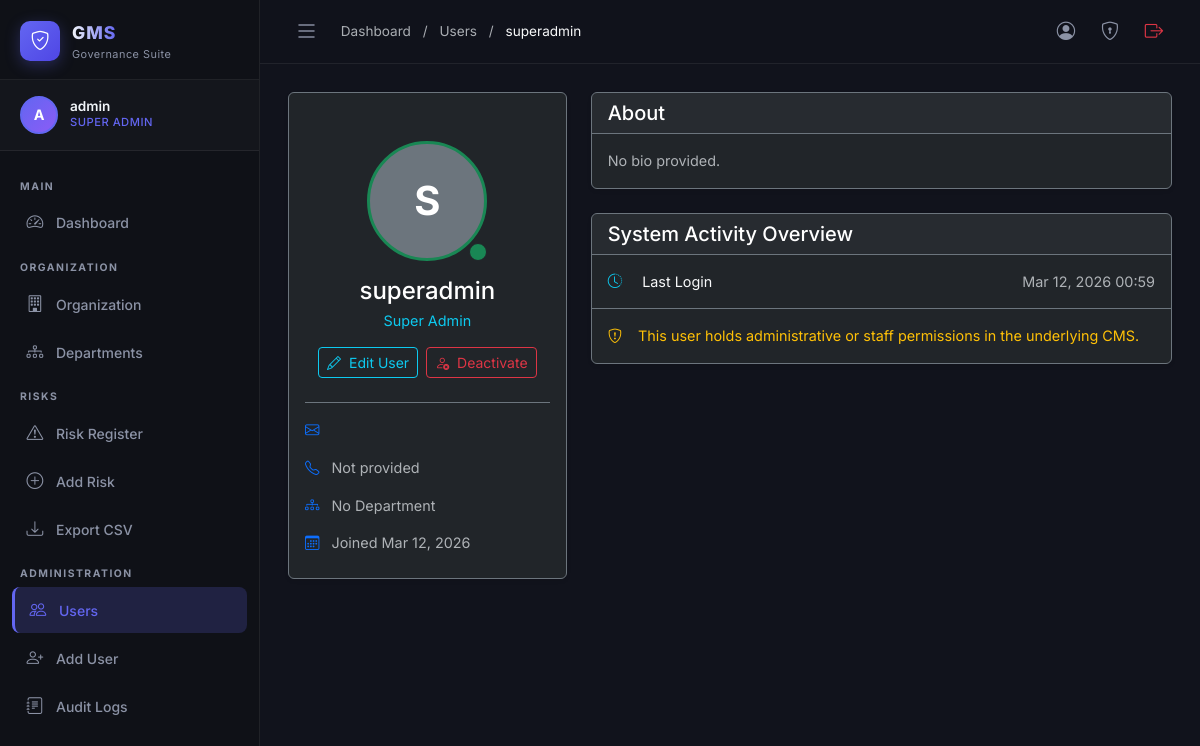
The app's page /accounts/users/2/ (signed in) with its own data.
### accounts/models.py (models this page shows, shortened)
class User(AbstractUser):
    role = models.CharField(
        max_length=20,
        choices=Role.choices,
        default=Role.USER,
    )
    department = models.ForeignKey(
        'organization.Department',
        on_delete=models.SET_NULL,
        null=True,
        blank=True,
        related_name='members',
    )
    profile_image = models.ImageField(
        upload_to='profiles/',
        blank=True,
        null=True,
    )
    phone = models.CharField(max_length=20, blank=True)
    bio = models.TextField(blank=True)
    is_active = models.BooleanField(default=True)
    @property
    def is_super_admin(self):
        return self.role == Role.SUPER_ADMIN
    @property
    def can_manage_risks(self):
        return self.role in [Role.SUPER_ADMIN, Role.ADMIN, Role.DEPT_HEAD, Role.RISK_OFFICER]
    @property
    def can_manage_org(self):
        return self.role in [Role.SUPER_ADMIN, Role.ADMIN]

### accounts/views.py (the view)
# urls.py: path('users/<int:pk>/', views.UserDetailView.as_view(), name='user_detail'),
class UserDetailView(LoginRequiredMixin, DetailView):
    model = User
    template_name = 'accounts/user_detail.html'
    context_object_name = 'profile_user'

### templates/accounts/user_detail.html (shortened to what this page needs)
{% extends 'base.html' %}
{% block breadcrumb %}
<a href="{% url 'dashboard:index' %}" class="text-muted text-decoration-none">Dashboard</a>
<span class="text-muted mx-2">/</span>
<a href="{% url 'accounts:user_list' %}" class="text-muted text-decoration-none">Users</a>
<span class="text-muted mx-2">/</span>
<span class="text-light">{{ profile_user.username }}</span>
{% endblock %}
{% block content %}
<div class="row">
    <div class="col-xl-4 col-lg-5 mb-4">
        <div class="card bg-dark border-secondary shadow-sm h-100">
            <div class="card-body text-center pt-5">
                <div class="position-relative d-inline-block mb-3">
                    {% if profile_user.profile_image %}
                    <img src="{{ profile_user.profile_image.url }}" alt="{{ profile_user.username }}" class="rounded-circle border border-3 {% if profile_user.is_active %}border-success{% else %}border-danger{% endif %}" style="width: 120px; height: 120px; object-fit: cover;">
                    {% else %}
                    <div class="rounded-circle bg-secondary d-flex align-items-center justify-content-center mx-auto border border-3 {% if profile_user.is_active %}border-success{% else %}border-danger{% endif %}" style="width: 120px; height: 120px;">
                        <span class="fs-1 fw-bold text-white">{{ profile_user.username|first|upper }}</span>
                    </div>
                    {% endif %}
                    <span class="position-absolute bottom-0 end-0 p-2 bg-{% if profile_user.is_active %}success{% else %}danger{% endif %} border border-dark rounded-circle" title="{% if profile_user.is_active %}Active{% else %}Inactive{% endif %} account">
                    </span>
                </div>
                <h4 class="text-white mb-1">{{ profile_user.get_full_name|default:profile_user.username }}</h4>
                <p class="text-info mb-3">{{ profile_user.get_role_display }}</p>
                {% if request.user.is_super_admin or profile_user == request.user %}
                <div class="d-flex justify-content-center gap-2 mb-4">
                    <a href="{% url 'accounts:user_update' profile_user.pk %}" class="btn btn-sm btn-outline-info">
                        <i class="bi bi-pencil me-1"></i> Edit User
                    </a>
                    {% if profile_user != request.user and profile_user.is_active and request.user.is_super_admin %}
                    <a href="{% url 'accounts:user_delete' profile_user.pk %}" class="btn btn-sm btn-outline-danger">
                        <i class="bi bi-person-x me-1"></i> Deactivate
                    </a>
                    {% endif %}
                </div>
                {% endif %}
                <ul class="list-group list-group-flush text-start bg-transparent border-top border-secondary pt-2">
                    <li class="list-group-item bg-transparent border-0 px-0 text-muted">
                        <i class="bi bi-envelope me-2 text-primary"></i> <a href="mailto:{{ profile_user.email }}" class="text-info text-decoration-none">{{ profile_user.email }}</a>
                    </li>
                    <li class="list-group-item bg-transparent border-0 px-0 text-muted">
                        <i class="bi bi-telephone me-2 text-primary"></i> {{ profile_user.phone|default:"Not provided" }}
                    </li>
                    <li class="list-group-item bg-transparent border-0 px-0 text-muted">
                        <i class="bi bi-diagram-3 me-2 text-primary"></i>
                        {% if profile_user.department %}
                            <a href="{% url 'organization:dept_detail' profile_user.department.pk %}" class="text-info text-decoration-none">{{ profile_user.department.name }}</a>
                        {% else %}
                            No Department
                        {% endif %}
                    </li>
                    <li class="list-group-item bg-transparent border-0 px-0 text-muted">
                        <i class="bi bi-calendar3 me-2 text-primary"></i> Joined {{ profile_user.date_joined|date:"M d, Y" }}
                    </li>
                </ul>
            </div>
        </div>
    </div>
    <div class="col-xl-8 col-lg-7 mb-4">
        <div class="card bg-dark border-secondary shadow-sm mb-4">
            <div class="card-header border-secondary">
                <h5 class="card-title text-white mb-0">About</h5>
            </div>
            <div class="card-body">
                {% if profile_user.bio %}
                    <p class="text-light">{{ profile_user.bio|linebreaks }}</p>
                {% else %}
                    <p class="text-muted font-italic mb-0">No bio provided.</p>
                {% endif %}
            </div>
        </div>
        <div class="card bg-dark border-secondary shadow-sm">
            <div class="card-header border-secondary d-flex justify-content-between align-items-center">
                <h5 class="card-title text-white mb-0">System Activity Overview</h5>
            </div>
            <div class="card-body p-0">
                <div class="list-group list-group-flush bg-transparent">
                    <div class="list-group-item bg-transparent border-secondary text-light d-flex justify-content-between align-items-center py-3">
                        <div>
                            <i class="bi bi-clock-history text-info me-3"></i>
                            Last Login
                        </div>
                        <span class="text-muted">{{ profile_user.last_login|date:"M d, Y H:i"|default:"Never logged in" }}</span>
                    </div>
                    {% if profile_user.is_staff or profile_user.is_superuser %}
                    <div class="list-group-item bg-transparent border-secondary text-warning d-flex align-items-center py-3">
                        <i class="bi bi-shield-exclamation text-warning me-3"></i>
                        This user holds administrative or staff permissions in the underlying CMS.
                    </div>
                    {% endif %}
                </div>
            </div>
        </div>
    </div>
</div>
{% endblock %}

### templates/base.html (shortened to what this page needs)
{% load static %}
<!DOCTYPE html>
<html lang="en" data-bs-theme="dark">
<head>
  <link href="https://cdn.jsdelivr.net/npm/bootstrap@5.3.3/dist/css/bootstrap.min.css" rel="stylesheet" />
  <link href="https://cdn.jsdelivr.net/npm/bootstrap-icons@1.11.3/font/bootstrap-icons.css" rel="stylesheet" />
  <link href="{% static 'css/gms.css' %}" rel="stylesheet" />
</head>
<body>
{% if user.is_authenticated %}
<div class="sidebar" id="sidebar">
  <div class="sidebar-brand">
    <div class="sidebar-brand-icon">
      <i class="bi bi-shield-check"></i>
    </div>
    <div class="sidebar-brand-text">
      <span class="brand-title">GMS</span>
      <span class="brand-subtitle">Governance Suite</span>
    </div>
  </div>
  <div class="sidebar-user-card">
    <div class="sidebar-avatar">
      {% if user.profile_image %}
        <img src="{{ user.profile_image.url }}" alt="avatar" />
      {% else %}
        <span>{{ user.username|first|upper }}</span>
      {% endif %}
    </div>
    <div class="sidebar-user-info">
      <div class="sidebar-user-name">{{ user.get_full_name|default:user.username }}</div>
      <div class="sidebar-user-role">{{ user.get_role_display }}</div>
    </div>
  </div>
  <nav class="sidebar-nav">
    <div class="nav-section-label">Main</div>
    <a href="{% url 'dashboard:index' %}" class="nav-item {% if request.resolver_match.namespace == 'dashboard' %}active{% endif %}">
      <i class="bi bi-speedometer2"></i><span>Dashboard</span>
    </a>
    <div class="nav-section-label">Organization</div>
    <a href="{% url 'organization:org_detail' %}" class="nav-item {% if request.resolver_match.namespace == 'organization' and 'dept' not in request.resolver_match.url_name %}active{% endif %}">
      <i class="bi bi-building"></i><span>Organization</span>
    </a>
    <a href="{% url 'organization:dept_list' %}" class="nav-item {% if 'dept' in request.resolver_match.url_name|default:'' %}active{% endif %}">
      <i class="bi bi-diagram-3"></i><span>Departments</span>
    </a>
    <div class="nav-section-label">Risks</div>
    <a href="{% url 'risks:risk_list' %}" class="nav-item {% if request.resolver_match.namespace == 'risks' and 'create' not in request.resolver_match.url_name|default:'' %}active{% endif %}">
      <i class="bi bi-exclamation-triangle"></i><span>Risk Register</span>
    </a>
    {% if user.can_manage_risks %}
    <a href="{% url 'risks:risk_create' %}" class="nav-item {% if 'create' in request.resolver_match.url_name|default:'' and request.resolver_match.namespace == 'risks' %}active{% endif %}">
      <i class="bi bi-plus-circle"></i><span>Add Risk</span>
    </a>
    {% endif %}
    {% if user.can_manage_risks %}
    <a href="{% url 'risks:risk_export_csv' %}" class="nav-item">
      <i class="bi bi-download"></i><span>Export CSV</span>
    </a>
    {% endif %}
    {% if user.can_manage_org %}
    <div class="nav-section-label">Administration</div>
    <a href="{% url 'accounts:user_list' %}" class="nav-item {% if request.resolver_match.namespace == 'accounts' and 'profile' not in request.resolver_match.url_name|default:'' %}active{% endif %}">
      <i class="bi bi-people"></i><span>Users</span>
    </a>
    <a href="{% url 'accounts:user_create' %}" class="nav-item">
      <i class="bi bi-person-plus"></i><span>Add User</span>
    </a>
    <a href="{% url 'audit:audit_log_list' %}" class="nav-item {% if request.resolver_match.namespace == 'audit' %}active{% endif %}">
      <i class="bi bi-journal-text"></i><span>Audit Logs</span>
    </a>
    {% endif %}
  </nav>
</div>
<div class="main-wrapper" id="mainWrapper">
  <div class="topbar">
    <button class="btn topbar-toggle-btn" onclick="toggleSidebar()">
      <i class="bi bi-list fs-4"></i>
    </button>
    <div class="topbar-breadcrumb">
      {% block breadcrumb %}{% endblock %}
    </div>
    <div class="topbar-actions">
      <a href="{% url 'accounts:profile' %}" class="topbar-action-btn" title="Profile">
        <i class="bi bi-person-circle"></i>
      </a>
      <a href="{% url 'accounts:password_change' %}" class="topbar-action-btn" title="Change Password">
        <i class="bi bi-shield-lock"></i>
      </a>
      <a href="{% url 'accounts:logout' %}" class="topbar-action-btn text-danger" title="Logout">
        <i class="bi bi-box-arrow-right"></i>
      </a>
    </div>
  </div>
  <div class="page-content">
    {% block content %}{% endblock %}
  </div>
</div>
{% else %}
{% block auth_content %}{% endblock %}
{% endif %}
</body>
</html>

### static/css/gms.css (style rules this page uses)
:root { --sidebar-width: 260px; --sidebar-collapsed-width: 70px; --topbar-height: 64px; --primary: #6366f1; --primary-dark: #4f46e5; --primary-glow: rgba(99, 102, 241, 0.3); --sidebar-bg: #0f1117; --sidebar-hover: rgba(255,255,255,0.07); --sidebar-active: rgba(99,102,241,0.2); --sidebar-active-border: #6366f1; --card-bg: #1a1d27; --card-border: rgba(255,255,255,0.07); --body-bg: #11131c; --text-primary: #f1f5f9; --text-muted: #8b92a5; --topbar-bg: rgba(17,19,28,0.9); --success: #22c55e; --warning: #f59e0b; --danger: #ef4444; --info: #3b82f6; }
* { box-sizing: border-box; }
body { font-family: 'Inter', -apple-system, BlinkMacSystemFont, sans-serif; background-color: var(--body-bg); color: var(--text-primary); margin: 0; padding: 0; font-size: 0.9rem; }
.sidebar { position: fixed; top: 0; left: 0; width: var(--sidebar-width); height: 100vh; background: var(--sidebar-bg); border-right: 1px solid var(--card-border); display: flex; flex-direction: column; z-index: 1050; transition: width 0.3s ease, transform 0.3s ease; overflow: hidden; }
.sidebar-brand { display: flex; align-items: center; gap: 0.75rem; padding: 1.25rem 1.25rem 1rem; border-bottom: 1px solid var(--card-border); min-height: 72px; }
.sidebar-brand-icon { width: 40px; height: 40px; background: linear-gradient(135deg, var(--primary), var(--primary-dark)); border-radius: 10px; display: flex; align-items: center; justify-content: center; font-size: 1.2rem; color: #fff; flex-shrink: 0; box-shadow: 0 4px 15px var(--primary-glow); }
.brand-title { font-size: 1.1rem; font-weight: 800; background: linear-gradient(90deg, #f1f5f9, #6366f1); -webkit-background-clip: text; -webkit-text-fill-color: transparent; background-clip: text; letter-spacing: 1px; }
.brand-subtitle { display: block; font-size: 0.68rem; color: var(--text-muted); letter-spacing: 0.5px; }
.sidebar-user-card { display: flex; align-items: center; gap: 0.75rem; padding: 1rem 1.25rem; border-bottom: 1px solid var(--card-border); background: rgba(255,255,255,0.02); }
.sidebar-avatar { width: 38px; height: 38px; border-radius: 50%; background: linear-gradient(135deg, #6366f1, #8b5cf6); display: flex; align-items: center; justify-content: center; font-weight: 700; font-size: 0.9rem; color: #fff; overflow: hidden; flex-shrink: 0; border: 2px solid var(--primary); }
.sidebar-user-name { font-weight: 600; font-size: 0.85rem; color: var(--text-primary); line-height: 1.2; }
.sidebar-user-role { font-size: 0.7rem; color: var(--primary); font-weight: 500; text-transform: uppercase; letter-spacing: 0.5px; }
.sidebar-nav { flex: 1; overflow-y: auto; padding: 1rem 0.75rem; scrollbar-width: thin; scrollbar-color: var(--card-border) transparent; }
.nav-section-label { font-size: 0.65rem; font-weight: 700; letter-spacing: 1.5px; text-transform: uppercase; color: var(--text-muted); padding: 0.75rem 0.5rem 0.35rem; }
.nav-item { display: flex; align-items: center; gap: 0.75rem; padding: 0.65rem 0.875rem; border-radius: 8px; color: var(--text-muted); text-decoration: none; transition: all 0.2s ease; font-weight: 500; font-size: 0.875rem; margin-bottom: 2px; }
.nav-item.active { background: var(--sidebar-active); color: var(--primary); border-left: 3px solid var(--sidebar-active-border); }
.nav-item i { font-size: 1.05rem; flex-shrink: 0; width: 18px; text-align: center; }
.main-wrapper { margin-left: var(--sidebar-width); min-height: 100vh; transition: margin-left 0.3s ease; display: flex; flex-direction: column; }
.topbar { position: sticky; top: 0; z-index: 900; height: var(--topbar-height); background: var(--topbar-bg); backdrop-filter: blur(12px); border-bottom: 1px solid var(--card-border); display: flex; align-items: center; padding: 0 1.75rem; gap: 1rem; }
.topbar-toggle-btn { background: none; border: none; color: var(--text-muted); padding: 0.4rem; border-radius: 8px; cursor: pointer; transition: color 0.2s, background 0.2s; }
.topbar-breadcrumb { flex: 1; font-size: 0.85rem; color: var(--text-muted); }
.topbar-actions { display: flex; gap: 0.5rem; }
.topbar-action-btn { width: 36px; height: 36px; border-radius: 8px; display: flex; align-items: center; justify-content: center; color: var(--text-muted); text-decoration: none; font-size: 1.15rem; transition: all 0.2s; border: 1px solid transparent; }
.page-content { padding: 1.75rem; flex: 1; }

### records on screen
User: username|first "A", get_full_name "admin", role "SUPER ADMIN"
User: username "superadmin", username|first "S", get_full_name "superadmin", role "Super Admin", phone "Not provided", date_joined "Mar 12, 2026", last_login "Mar 12, 2026 00:59"
